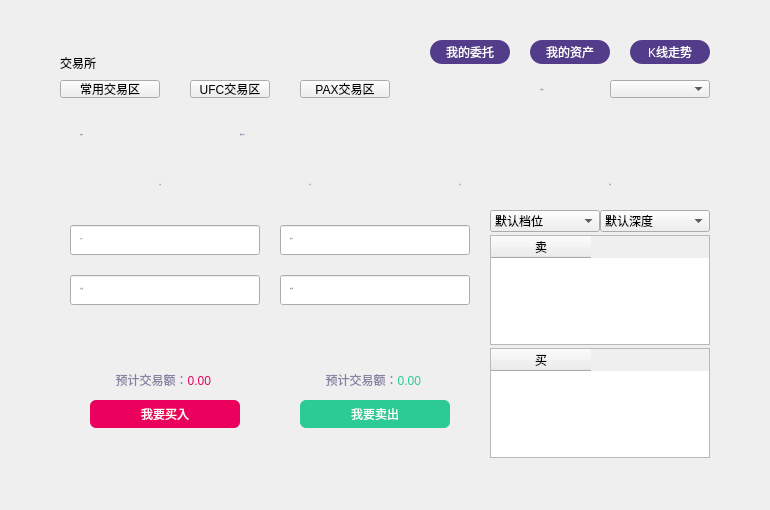
<?xml version="1.0" encoding="UTF-8"?>
<ui version="4.0">
 <class>ExchangeModePage</class>
 <widget class="QWidget" name="ExchangeModePage">
  <property name="geometry">
   <rect>
    <x>0</x>
    <y>0</y>
    <width>770</width>
    <height>510</height>
   </rect>
  </property>
  <property name="windowTitle">
   <string>Form</string>
  </property>
  <widget class="QLabel" name="title_label">
   <property name="geometry">
    <rect>
     <x>60</x>
     <y>50</y>
     <width>200</width>
     <height>26</height>
    </rect>
   </property>
   <property name="styleSheet">
    <string notr="true"/>
   </property>
   <property name="text">
    <string>交易所</string>
   </property>
  </widget>
  <widget class="QWidget" name="widget" native="true">
   <property name="geometry">
    <rect>
     <x>60</x>
     <y>115</y>
     <width>650</width>
     <height>90</height>
    </rect>
   </property>
   <property name="WidgetStyle" stdset="0">
    <string>container2</string>
   </property>
   <widget class="QLabel" name="currentPairLabel2">
    <property name="geometry">
     <rect>
      <x>20</x>
      <y>10</y>
      <width>60</width>
      <height>20</height>
     </rect>
    </property>
    <property name="font">
     <font>
      <family>微软雅黑</family>
      <pointsize>-1</pointsize>
      <weight>50</weight>
      <italic>false</italic>
      <bold>false</bold>
     </font>
    </property>
    <property name="styleSheet">
     <string notr="true">QLabel{color: rgb(137,129,161);font: 12px &quot;微软雅黑&quot;;}
</string>
    </property>
    <property name="text">
     <string>交易对</string>
    </property>
    <property name="scaledContents">
     <bool>true</bool>
    </property>
    <property name="textInteractionFlags">
     <set>Qt::TextSelectableByMouse</set>
    </property>
   </widget>
   <widget class="QLabel" name="currentPairLabel">
    <property name="geometry">
     <rect>
      <x>80</x>
      <y>10</y>
      <width>70</width>
      <height>20</height>
     </rect>
    </property>
    <property name="font">
     <font>
      <family>微软雅黑</family>
      <pointsize>-1</pointsize>
      <weight>50</weight>
      <italic>false</italic>
      <bold>false</bold>
     </font>
    </property>
    <property name="styleSheet">
     <string notr="true">QLabel{color: rgb(137,129,161);font: 12px &quot;微软雅黑&quot;;}
</string>
    </property>
    <property name="text">
     <string/>
    </property>
    <property name="scaledContents">
     <bool>true</bool>
    </property>
    <property name="textInteractionFlags">
     <set>Qt::TextSelectableByMouse</set>
    </property>
   </widget>
   <widget class="QLabel" name="currentPairLabel2_3">
    <property name="geometry">
     <rect>
      <x>30</x>
      <y>60</y>
      <width>140</width>
      <height>20</height>
     </rect>
    </property>
    <property name="font">
     <font>
      <family>微软雅黑</family>
      <pointsize>-1</pointsize>
      <weight>50</weight>
      <italic>false</italic>
      <bold>false</bold>
     </font>
    </property>
    <property name="styleSheet">
     <string notr="true">QLabel{color: rgb(137,129,161);font: 14px &quot;微软雅黑&quot;;}
</string>
    </property>
    <property name="text">
     <string>可用</string>
    </property>
    <property name="scaledContents">
     <bool>true</bool>
    </property>
    <property name="alignment">
     <set>Qt::AlignCenter</set>
    </property>
    <property name="textInteractionFlags">
     <set>Qt::TextSelectableByMouse</set>
    </property>
   </widget>
   <widget class="QLabel" name="availableLabel1">
    <property name="geometry">
     <rect>
      <x>30</x>
      <y>40</y>
      <width>140</width>
      <height>20</height>
     </rect>
    </property>
    <property name="font">
     <font>
      <family>微软雅黑</family>
      <pointsize>-1</pointsize>
      <weight>75</weight>
      <italic>false</italic>
      <bold>true</bold>
     </font>
    </property>
    <property name="styleSheet">
     <string notr="true">QLabel{color: rgb(83,61,138);font:bold 14px &quot;微软雅黑&quot;;}
</string>
    </property>
    <property name="text">
     <string>-</string>
    </property>
    <property name="scaledContents">
     <bool>true</bool>
    </property>
    <property name="alignment">
     <set>Qt::AlignCenter</set>
    </property>
    <property name="textInteractionFlags">
     <set>Qt::TextSelectableByMouse</set>
    </property>
   </widget>
   <widget class="QLabel" name="availableLabel2">
    <property name="geometry">
     <rect>
      <x>180</x>
      <y>40</y>
      <width>140</width>
      <height>20</height>
     </rect>
    </property>
    <property name="font">
     <font>
      <family>微软雅黑</family>
      <pointsize>-1</pointsize>
      <weight>75</weight>
      <italic>false</italic>
      <bold>true</bold>
     </font>
    </property>
    <property name="styleSheet">
     <string notr="true">QLabel{color: rgb(83,61,138);font:bold 14px &quot;微软雅黑&quot;;}
</string>
    </property>
    <property name="text">
     <string>-</string>
    </property>
    <property name="scaledContents">
     <bool>true</bool>
    </property>
    <property name="alignment">
     <set>Qt::AlignCenter</set>
    </property>
    <property name="textInteractionFlags">
     <set>Qt::TextSelectableByMouse</set>
    </property>
   </widget>
   <widget class="QLabel" name="currentPairLabel2_5">
    <property name="geometry">
     <rect>
      <x>180</x>
      <y>60</y>
      <width>140</width>
      <height>20</height>
     </rect>
    </property>
    <property name="font">
     <font>
      <family>微软雅黑</family>
      <pointsize>-1</pointsize>
      <weight>50</weight>
      <italic>false</italic>
      <bold>false</bold>
     </font>
    </property>
    <property name="styleSheet">
     <string notr="true">QLabel{color: rgb(137,129,161);font: 14px &quot;微软雅黑&quot;;}
</string>
    </property>
    <property name="text">
     <string>可用</string>
    </property>
    <property name="scaledContents">
     <bool>true</bool>
    </property>
    <property name="alignment">
     <set>Qt::AlignCenter</set>
    </property>
    <property name="textInteractionFlags">
     <set>Qt::TextSelectableByMouse</set>
    </property>
   </widget>
   <widget class="QLabel" name="ableToBuyLabel">
    <property name="geometry">
     <rect>
      <x>330</x>
      <y>40</y>
      <width>140</width>
      <height>20</height>
     </rect>
    </property>
    <property name="font">
     <font>
      <family>微软雅黑</family>
      <pointsize>-1</pointsize>
      <weight>75</weight>
      <italic>false</italic>
      <bold>true</bold>
     </font>
    </property>
    <property name="styleSheet">
     <string notr="true">QLabel{color: rgb(83,61,138);font:bold 14px &quot;微软雅黑&quot;;}
</string>
    </property>
    <property name="text">
     <string>-</string>
    </property>
    <property name="scaledContents">
     <bool>true</bool>
    </property>
    <property name="alignment">
     <set>Qt::AlignCenter</set>
    </property>
    <property name="textInteractionFlags">
     <set>Qt::TextSelectableByMouse</set>
    </property>
   </widget>
   <widget class="QLabel" name="currentPairLabel2_7">
    <property name="geometry">
     <rect>
      <x>330</x>
      <y>60</y>
      <width>140</width>
      <height>20</height>
     </rect>
    </property>
    <property name="font">
     <font>
      <family>微软雅黑</family>
      <pointsize>-1</pointsize>
      <weight>50</weight>
      <italic>false</italic>
      <bold>false</bold>
     </font>
    </property>
    <property name="styleSheet">
     <string notr="true">QLabel{color: rgb(137,129,161);font: 14px &quot;微软雅黑&quot;;}
</string>
    </property>
    <property name="text">
     <string>可买</string>
    </property>
    <property name="scaledContents">
     <bool>true</bool>
    </property>
    <property name="alignment">
     <set>Qt::AlignCenter</set>
    </property>
    <property name="textInteractionFlags">
     <set>Qt::TextSelectableByMouse</set>
    </property>
   </widget>
   <widget class="QLabel" name="ableToSellLabel">
    <property name="geometry">
     <rect>
      <x>480</x>
      <y>40</y>
      <width>140</width>
      <height>20</height>
     </rect>
    </property>
    <property name="font">
     <font>
      <family>微软雅黑</family>
      <pointsize>-1</pointsize>
      <weight>75</weight>
      <italic>false</italic>
      <bold>true</bold>
     </font>
    </property>
    <property name="styleSheet">
     <string notr="true">QLabel{color: rgb(83,61,138);font:bold 14px &quot;微软雅黑&quot;;}
</string>
    </property>
    <property name="text">
     <string>-</string>
    </property>
    <property name="scaledContents">
     <bool>true</bool>
    </property>
    <property name="alignment">
     <set>Qt::AlignCenter</set>
    </property>
    <property name="textInteractionFlags">
     <set>Qt::TextSelectableByMouse</set>
    </property>
   </widget>
   <widget class="QLabel" name="currentPairLabel2_9">
    <property name="geometry">
     <rect>
      <x>480</x>
      <y>60</y>
      <width>140</width>
      <height>20</height>
     </rect>
    </property>
    <property name="font">
     <font>
      <family>微软雅黑</family>
      <pointsize>-1</pointsize>
      <weight>50</weight>
      <italic>false</italic>
      <bold>false</bold>
     </font>
    </property>
    <property name="styleSheet">
     <string notr="true">QLabel{color: rgb(137,129,161);font: 14px &quot;微软雅黑&quot;;}
</string>
    </property>
    <property name="text">
     <string>可卖</string>
    </property>
    <property name="scaledContents">
     <bool>true</bool>
    </property>
    <property name="alignment">
     <set>Qt::AlignCenter</set>
    </property>
    <property name="textInteractionFlags">
     <set>Qt::TextSelectableByMouse</set>
    </property>
   </widget>
   <widget class="QLabel" name="currentPairLabel2_2">
    <property name="geometry">
     <rect>
      <x>180</x>
      <y>10</y>
      <width>80</width>
      <height>20</height>
     </rect>
    </property>
    <property name="font">
     <font>
      <family>微软雅黑</family>
      <pointsize>-1</pointsize>
      <weight>50</weight>
      <italic>false</italic>
      <bold>false</bold>
     </font>
    </property>
    <property name="styleSheet">
     <string notr="true">QLabel{color: rgb(137,129,161);font: 12px &quot;微软雅黑&quot;;}
</string>
    </property>
    <property name="text">
     <string>最近成交价</string>
    </property>
    <property name="scaledContents">
     <bool>true</bool>
    </property>
    <property name="textInteractionFlags">
     <set>Qt::TextSelectableByMouse</set>
    </property>
   </widget>
   <widget class="QLabel" name="currentPriceLabel">
    <property name="geometry">
     <rect>
      <x>260</x>
      <y>10</y>
      <width>120</width>
      <height>20</height>
     </rect>
    </property>
    <property name="font">
     <font>
      <family>微软雅黑</family>
      <pointsize>-1</pointsize>
      <weight>50</weight>
      <italic>false</italic>
      <bold>false</bold>
     </font>
    </property>
    <property name="styleSheet">
     <string notr="true">QLabel{color: rgb(137,129,161);font: 12px &quot;微软雅黑&quot;;}
</string>
    </property>
    <property name="text">
     <string/>
    </property>
    <property name="scaledContents">
     <bool>true</bool>
    </property>
    <property name="textInteractionFlags">
     <set>Qt::TextSelectableByMouse</set>
    </property>
   </widget>
  </widget>
  <widget class="QPushButton" name="marketBtn1">
   <property name="geometry">
    <rect>
     <x>190</x>
     <y>80</y>
     <width>80</width>
     <height>18</height>
    </rect>
   </property>
   <property name="styleSheet">
    <string notr="true"/>
   </property>
   <property name="text">
    <string>UFC交易区</string>
   </property>
   <property name="BtnStyle" stdset="0">
    <string>dropDown</string>
   </property>
  </widget>
  <widget class="QPushButton" name="marketBtn3">
   <property name="geometry">
    <rect>
     <x>300</x>
     <y>80</y>
     <width>90</width>
     <height>18</height>
    </rect>
   </property>
   <property name="text">
    <string>PAX交易区</string>
   </property>
   <property name="BtnStyle" stdset="0">
    <string>dropDown</string>
   </property>
  </widget>
  <widget class="QPushButton" name="favoriteMarketBtn">
   <property name="geometry">
    <rect>
     <x>60</x>
     <y>80</y>
     <width>100</width>
     <height>18</height>
    </rect>
   </property>
   <property name="text">
    <string>常用交易区</string>
   </property>
   <property name="BtnStyle" stdset="0">
    <string>dropDown</string>
   </property>
  </widget>
  <widget class="QWidget" name="widget2" native="true">
   <property name="geometry">
    <rect>
     <x>60</x>
     <y>210</y>
     <width>420</width>
     <height>248</height>
    </rect>
   </property>
   <property name="WidgetStyle" stdset="0">
    <string>container2</string>
   </property>
   <widget class="QLineEdit" name="buyPriceLineEdit">
    <property name="geometry">
     <rect>
      <x>10</x>
      <y>15</y>
      <width>190</width>
      <height>30</height>
     </rect>
    </property>
    <property name="layoutDirection">
     <enum>Qt::LeftToRight</enum>
    </property>
    <property name="alignment">
     <set>Qt::AlignRight|Qt::AlignTrailing|Qt::AlignVCenter</set>
    </property>
    <property name="LineEditStyle" stdset="0">
     <string>red</string>
    </property>
   </widget>
   <widget class="QLineEdit" name="sellPriceLineEdit">
    <property name="geometry">
     <rect>
      <x>220</x>
      <y>15</y>
      <width>190</width>
      <height>30</height>
     </rect>
    </property>
    <property name="layoutDirection">
     <enum>Qt::LeftToRight</enum>
    </property>
    <property name="alignment">
     <set>Qt::AlignRight|Qt::AlignTrailing|Qt::AlignVCenter</set>
    </property>
    <property name="LineEditStyle" stdset="0">
     <string>green</string>
    </property>
   </widget>
   <widget class="QLineEdit" name="buyAmountLineEdit">
    <property name="geometry">
     <rect>
      <x>10</x>
      <y>65</y>
      <width>190</width>
      <height>30</height>
     </rect>
    </property>
    <property name="layoutDirection">
     <enum>Qt::LeftToRight</enum>
    </property>
    <property name="alignment">
     <set>Qt::AlignRight|Qt::AlignTrailing|Qt::AlignVCenter</set>
    </property>
    <property name="LineEditStyle" stdset="0">
     <string>red</string>
    </property>
   </widget>
   <widget class="QLineEdit" name="sellAmountLineEdit">
    <property name="geometry">
     <rect>
      <x>220</x>
      <y>65</y>
      <width>190</width>
      <height>30</height>
     </rect>
    </property>
    <property name="layoutDirection">
     <enum>Qt::LeftToRight</enum>
    </property>
    <property name="styleSheet">
     <string notr="true"/>
    </property>
    <property name="alignment">
     <set>Qt::AlignRight|Qt::AlignTrailing|Qt::AlignVCenter</set>
    </property>
    <property name="LineEditStyle" stdset="0">
     <string>green</string>
    </property>
   </widget>
   <widget class="QLabel" name="buyPriceLabel">
    <property name="geometry">
     <rect>
      <x>20</x>
      <y>19</y>
      <width>80</width>
      <height>20</height>
     </rect>
    </property>
    <property name="font">
     <font>
      <family>微软雅黑</family>
      <pointsize>-1</pointsize>
      <weight>50</weight>
      <italic>false</italic>
      <bold>false</bold>
     </font>
    </property>
    <property name="styleSheet">
     <string notr="true">QLabel{color: rgb(137,129,161);font: 11px &quot;微软雅黑&quot;;}
</string>
    </property>
    <property name="text">
     <string>买入价</string>
    </property>
    <property name="scaledContents">
     <bool>true</bool>
    </property>
    <property name="textInteractionFlags">
     <set>Qt::TextSelectableByMouse</set>
    </property>
   </widget>
   <widget class="QLabel" name="buyAmountLabel">
    <property name="geometry">
     <rect>
      <x>20</x>
      <y>69</y>
      <width>80</width>
      <height>20</height>
     </rect>
    </property>
    <property name="font">
     <font>
      <family>微软雅黑</family>
      <pointsize>-1</pointsize>
      <weight>50</weight>
      <italic>false</italic>
      <bold>false</bold>
     </font>
    </property>
    <property name="styleSheet">
     <string notr="true">QLabel{color: rgb(137,129,161);font: 11px &quot;微软雅黑&quot;;}
</string>
    </property>
    <property name="text">
     <string>买入量</string>
    </property>
    <property name="scaledContents">
     <bool>true</bool>
    </property>
    <property name="textInteractionFlags">
     <set>Qt::TextSelectableByMouse</set>
    </property>
   </widget>
   <widget class="QLabel" name="sellPriceLabel">
    <property name="geometry">
     <rect>
      <x>230</x>
      <y>19</y>
      <width>80</width>
      <height>20</height>
     </rect>
    </property>
    <property name="font">
     <font>
      <family>微软雅黑</family>
      <pointsize>-1</pointsize>
      <weight>50</weight>
      <italic>false</italic>
      <bold>false</bold>
     </font>
    </property>
    <property name="styleSheet">
     <string notr="true">QLabel{color: rgb(137,129,161);font: 11px &quot;微软雅黑&quot;;}
</string>
    </property>
    <property name="text">
     <string>卖出价</string>
    </property>
    <property name="scaledContents">
     <bool>true</bool>
    </property>
    <property name="textInteractionFlags">
     <set>Qt::TextSelectableByMouse</set>
    </property>
   </widget>
   <widget class="QLabel" name="sellAmountLabel">
    <property name="geometry">
     <rect>
      <x>230</x>
      <y>69</y>
      <width>80</width>
      <height>20</height>
     </rect>
    </property>
    <property name="font">
     <font>
      <family>微软雅黑</family>
      <pointsize>-1</pointsize>
      <weight>50</weight>
      <italic>false</italic>
      <bold>false</bold>
     </font>
    </property>
    <property name="styleSheet">
     <string notr="true">QLabel{color: rgb(137,129,161);font: 11px &quot;微软雅黑&quot;;}
</string>
    </property>
    <property name="text">
     <string>卖出量</string>
    </property>
    <property name="scaledContents">
     <bool>true</bool>
    </property>
    <property name="textInteractionFlags">
     <set>Qt::TextSelectableByMouse</set>
    </property>
   </widget>
   <widget class="QToolButton" name="buyBtn">
    <property name="geometry">
     <rect>
      <x>30</x>
      <y>190</y>
      <width>150</width>
      <height>28</height>
     </rect>
    </property>
    <property name="cursor">
     <cursorShape>PointingHandCursor</cursorShape>
    </property>
    <property name="styleSheet">
     <string notr="true">background-color: rgb(235, 0, 94);border:none;border-radius:6px;color: white;
font: 12px &quot;微软雅黑&quot;;</string>
    </property>
    <property name="text">
     <string>我要买入</string>
    </property>
   </widget>
   <widget class="QToolButton" name="sellBtn">
    <property name="geometry">
     <rect>
      <x>240</x>
      <y>190</y>
      <width>150</width>
      <height>28</height>
     </rect>
    </property>
    <property name="cursor">
     <cursorShape>PointingHandCursor</cursorShape>
    </property>
    <property name="styleSheet">
     <string notr="true">background-color: rgb(44,202,148);border:none;border-radius:6px;color: white;
font: 12px &quot;微软雅黑&quot;;</string>
    </property>
    <property name="text">
     <string>我要卖出</string>
    </property>
   </widget>
   <widget class="QLabel" name="estimatedBuyLabel">
    <property name="geometry">
     <rect>
      <x>10</x>
      <y>160</y>
      <width>190</width>
      <height>20</height>
     </rect>
    </property>
    <property name="styleSheet">
     <string notr="true">font: 12px &quot;微软雅黑&quot;;
color: rgb(137, 129, 161);</string>
    </property>
    <property name="text">
     <string>&lt;html&gt;&lt;head/&gt;&lt;body&gt;&lt;p&gt;预计交易额：&lt;span style=&quot; color:#eb005e;&quot;&gt;0.00&lt;/span&gt; &lt;/p&gt;&lt;/body&gt;&lt;/html&gt;</string>
    </property>
    <property name="alignment">
     <set>Qt::AlignCenter</set>
    </property>
   </widget>
   <widget class="QLabel" name="estimateSellLabel">
    <property name="geometry">
     <rect>
      <x>220</x>
      <y>160</y>
      <width>190</width>
      <height>20</height>
     </rect>
    </property>
    <property name="styleSheet">
     <string notr="true">font: 12px &quot;微软雅黑&quot;;
color: rgb(137, 129, 161);</string>
    </property>
    <property name="text">
     <string>&lt;html&gt;&lt;head/&gt;&lt;body&gt;&lt;p&gt;预计交易额：&lt;span style=&quot; color:#2cca94;&quot;&gt;0.00&lt;/span&gt; &lt;/p&gt;&lt;/body&gt;&lt;/html&gt;</string>
    </property>
    <property name="alignment">
     <set>Qt::AlignCenter</set>
    </property>
   </widget>
  </widget>
  <widget class="QComboBox" name="positionComboBox">
   <property name="geometry">
    <rect>
     <x>490</x>
     <y>210</y>
     <width>110</width>
     <height>22</height>
    </rect>
   </property>
   <property name="font">
    <font>
     <family>微软雅黑</family>
     <weight>50</weight>
     <bold>false</bold>
    </font>
   </property>
   <property name="focusPolicy">
    <enum>Qt::NoFocus</enum>
   </property>
   <property name="styleSheet">
    <string notr="true"/>
   </property>
   <item>
    <property name="text">
     <string>默认档位</string>
    </property>
   </item>
   <item>
    <property name="text">
     <string>5档</string>
    </property>
   </item>
   <item>
    <property name="text">
     <string>10档</string>
    </property>
   </item>
   <item>
    <property name="text">
     <string>20档</string>
    </property>
   </item>
  </widget>
  <widget class="QComboBox" name="depthComboBox">
   <property name="geometry">
    <rect>
     <x>600</x>
     <y>210</y>
     <width>110</width>
     <height>22</height>
    </rect>
   </property>
   <property name="font">
    <font>
     <family>微软雅黑</family>
     <weight>50</weight>
     <bold>false</bold>
    </font>
   </property>
   <property name="focusPolicy">
    <enum>Qt::NoFocus</enum>
   </property>
   <property name="styleSheet">
    <string notr="true"/>
   </property>
   <item>
    <property name="text">
     <string>默认深度</string>
    </property>
   </item>
   <item>
    <property name="text">
     <string>0.0001</string>
    </property>
   </item>
  </widget>
  <widget class="QTableWidget" name="sellPositionTableWidget">
   <property name="geometry">
    <rect>
     <x>490</x>
     <y>235</y>
     <width>220</width>
     <height>110</height>
    </rect>
   </property>
   <property name="TableStyle" stdset="0">
    <string>table2</string>
   </property>
   <column>
    <property name="text">
     <string>卖</string>
    </property>
   </column>
  </widget>
  <widget class="QTableWidget" name="buyPositionTableWidget">
   <property name="geometry">
    <rect>
     <x>490</x>
     <y>348</y>
     <width>220</width>
     <height>110</height>
    </rect>
   </property>
   <property name="TableStyle" stdset="0">
    <string>table2</string>
   </property>
   <column>
    <property name="text">
     <string>买</string>
    </property>
   </column>
  </widget>
  <widget class="QLabel" name="label">
   <property name="geometry">
    <rect>
     <x>540</x>
     <y>80</y>
     <width>70</width>
     <height>18</height>
    </rect>
   </property>
   <property name="font">
    <font>
     <family>Microsoft YaHei UI Light</family>
     <pointsize>-1</pointsize>
     <weight>50</weight>
     <italic>false</italic>
     <bold>false</bold>
    </font>
   </property>
   <property name="styleSheet">
    <string notr="true">QLabel{color: rgb(137,129,161);
font: 11px &quot;Microsoft YaHei UI Light&quot;;}</string>
   </property>
   <property name="text">
    <string>当前账户</string>
   </property>
   <property name="alignment">
    <set>Qt::AlignLeading|Qt::AlignLeft|Qt::AlignVCenter</set>
   </property>
  </widget>
  <widget class="QComboBox" name="accountComboBox">
   <property name="geometry">
    <rect>
     <x>610</x>
     <y>80</y>
     <width>100</width>
     <height>18</height>
    </rect>
   </property>
   <property name="font">
    <font>
     <family>微软雅黑 Light</family>
     <weight>50</weight>
     <bold>false</bold>
    </font>
   </property>
   <property name="focusPolicy">
    <enum>Qt::NoFocus</enum>
   </property>
   <property name="styleSheet">
    <string notr="true"/>
   </property>
  </widget>
  <widget class="QToolButton" name="balanceBtn">
   <property name="geometry">
    <rect>
     <x>530</x>
     <y>40</y>
     <width>80</width>
     <height>24</height>
    </rect>
   </property>
   <property name="cursor">
    <cursorShape>PointingHandCursor</cursorShape>
   </property>
   <property name="styleSheet">
    <string notr="true">background-color: rgb(83, 61, 138);
color: rgb(255, 255, 255);
border-radius:12px;
font:12px &quot;微软雅黑 Light&quot;;</string>
   </property>
   <property name="text">
    <string>我的资产</string>
   </property>
  </widget>
  <widget class="QToolButton" name="myOrdersBtn">
   <property name="geometry">
    <rect>
     <x>430</x>
     <y>40</y>
     <width>80</width>
     <height>24</height>
    </rect>
   </property>
   <property name="cursor">
    <cursorShape>PointingHandCursor</cursorShape>
   </property>
   <property name="styleSheet">
    <string notr="true">background-color: rgb(83, 61, 138);
color: rgb(255, 255, 255);
border-radius:12px;
font:12px &quot;微软雅黑 Light&quot;;</string>
   </property>
   <property name="text">
    <string>我的委托</string>
   </property>
  </widget>
  <widget class="QWidget" name="widget_2" native="true">
   <property name="geometry">
    <rect>
     <x>0</x>
     <y>0</y>
     <width>0</width>
     <height>0</height>
    </rect>
   </property>
   <property name="styleSheet">
    <string notr="true">background-color: rgb(10,10,10,100);</string>
   </property>
   <widget class="QLabel" name="label_2">
    <property name="geometry">
     <rect>
      <x>245</x>
      <y>205</y>
      <width>300</width>
      <height>100</height>
     </rect>
    </property>
    <property name="styleSheet">
     <string notr="true">font: 14px &quot;微软雅黑&quot;;
color: white;</string>
    </property>
    <property name="text">
     <string>敬请期待</string>
    </property>
    <property name="alignment">
     <set>Qt::AlignCenter</set>
    </property>
   </widget>
  </widget>
  <widget class="QToolButton" name="KLineBtn">
   <property name="geometry">
    <rect>
     <x>630</x>
     <y>40</y>
     <width>80</width>
     <height>24</height>
    </rect>
   </property>
   <property name="cursor">
    <cursorShape>PointingHandCursor</cursorShape>
   </property>
   <property name="styleSheet">
    <string notr="true">QToolButton{background-color: rgb(83, 61, 138);color: rgb(255, 255, 255);border-radius:12px;font:12px &quot;微软雅黑 Light&quot;;}
QToolButton:checked{background-color: rgb(235,0,94);color: rgb(255, 255, 255);}</string>
   </property>
   <property name="text">
    <string>K线走势</string>
   </property>
  </widget>
  <zorder>widget_2</zorder>
  <zorder>title_label</zorder>
  <zorder>widget</zorder>
  <zorder>marketBtn1</zorder>
  <zorder>marketBtn3</zorder>
  <zorder>favoriteMarketBtn</zorder>
  <zorder>widget2</zorder>
  <zorder>positionComboBox</zorder>
  <zorder>depthComboBox</zorder>
  <zorder>sellPositionTableWidget</zorder>
  <zorder>buyPositionTableWidget</zorder>
  <zorder>label</zorder>
  <zorder>accountComboBox</zorder>
  <zorder>balanceBtn</zorder>
  <zorder>myOrdersBtn</zorder>
  <zorder>KLineBtn</zorder>
 </widget>
 <tabstops>
  <tabstop>buyPriceLineEdit</tabstop>
  <tabstop>buyAmountLineEdit</tabstop>
  <tabstop>sellPriceLineEdit</tabstop>
  <tabstop>sellAmountLineEdit</tabstop>
  <tabstop>buyPositionTableWidget</tabstop>
  <tabstop>balanceBtn</tabstop>
  <tabstop>myOrdersBtn</tabstop>
  <tabstop>marketBtn1</tabstop>
  <tabstop>favoriteMarketBtn</tabstop>
  <tabstop>marketBtn3</tabstop>
  <tabstop>sellPositionTableWidget</tabstop>
  <tabstop>buyBtn</tabstop>
  <tabstop>sellBtn</tabstop>
 </tabstops>
 <resources/>
 <connections/>
</ui>
